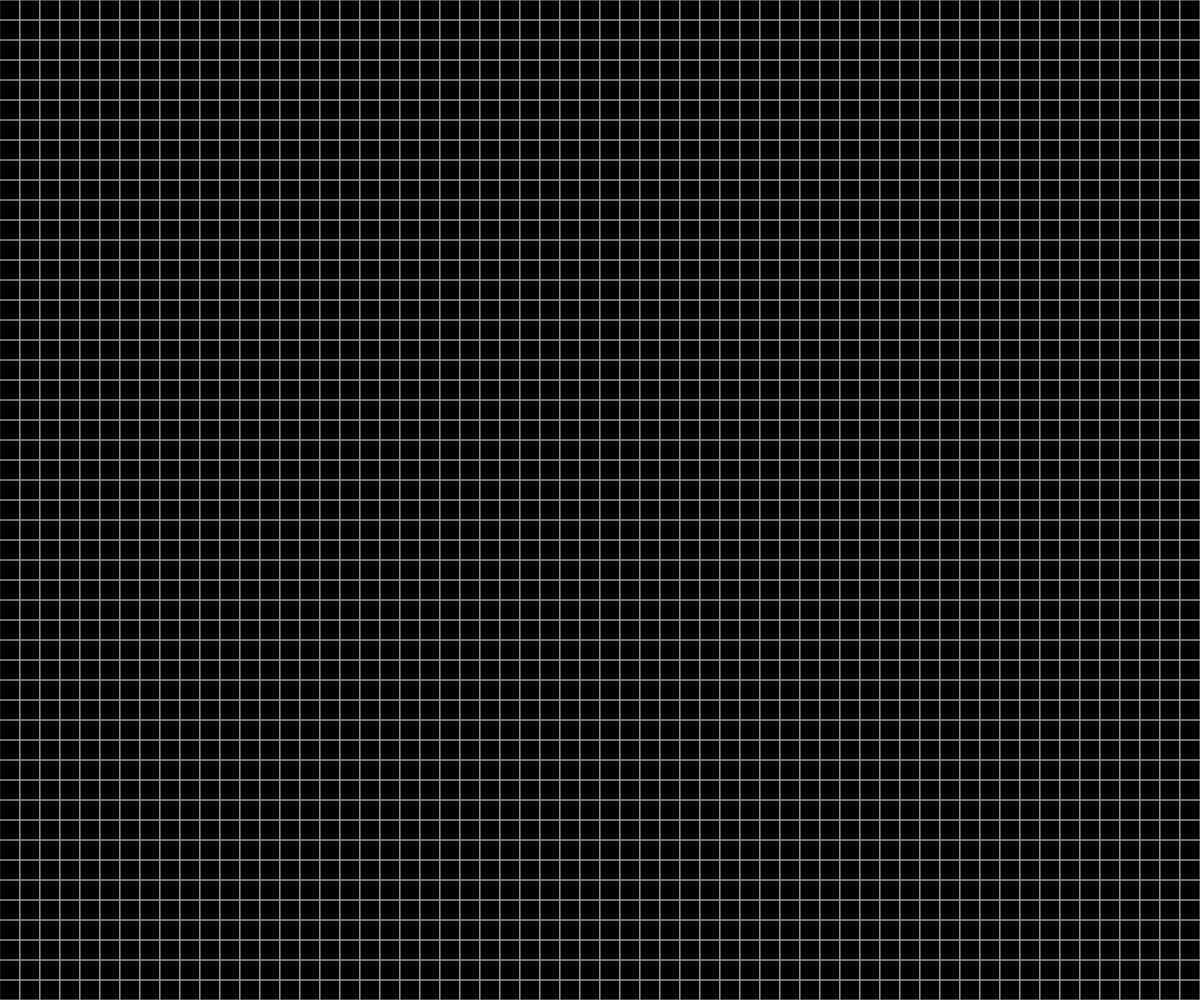
Frame 1 (no input)
Frame 60 (no input): identical to frame 1, image omitted
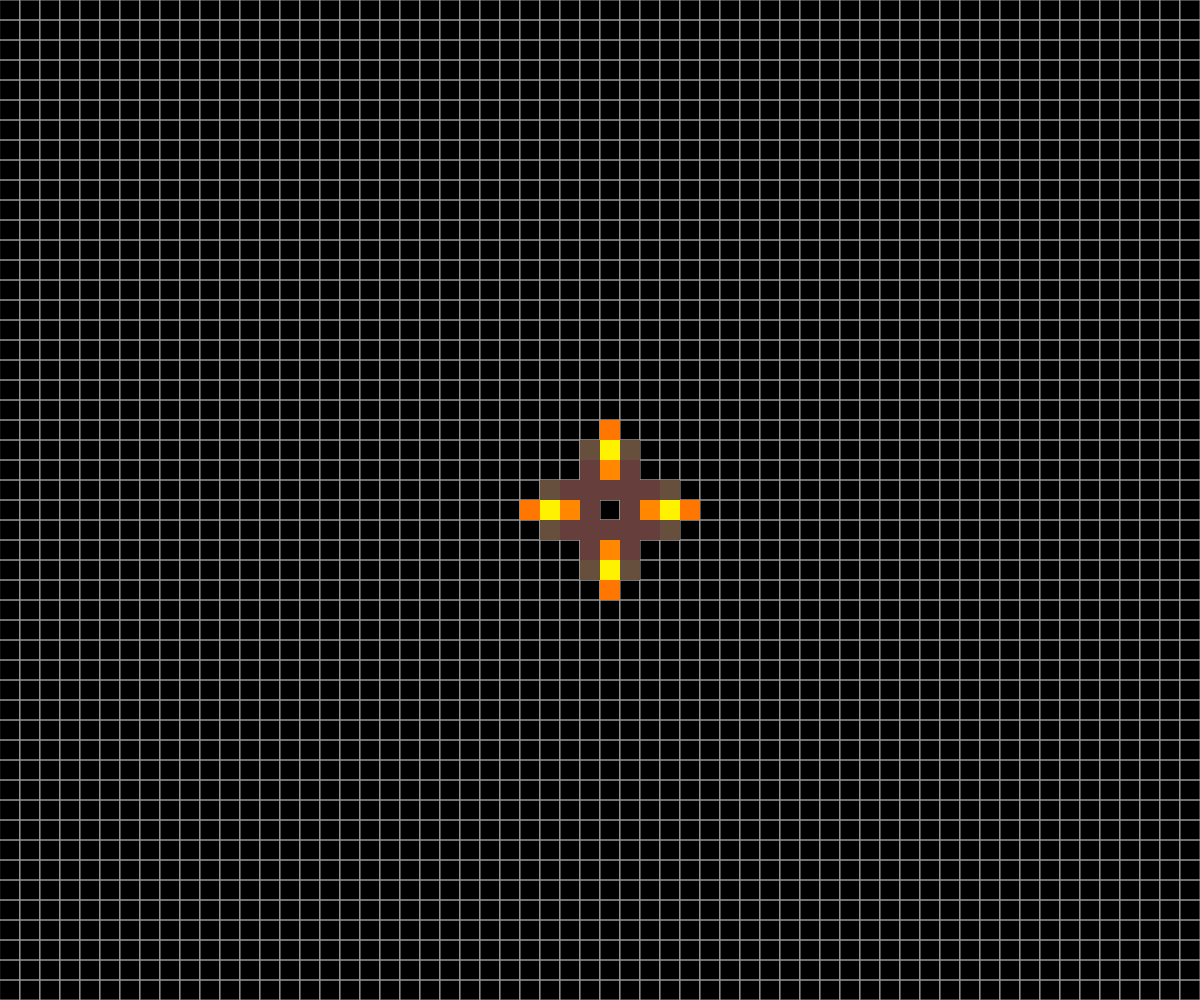
Frame 120 (the mouse pressed at the canvas centre since frame 60)

The p5.js sketch that drew these frames (run headless with seeded random() and noise() and a simulated clock; from frame 60 on, the mouse is pressed at the canvas centre):

// p5.js sketch
// ── sketch.js
let cellSize = 20; // grid cell size
let targetFPS = 60;
let showDeadHistory = true;

let cols, rows;
let grid;
let nextGrid;
let colorGrid; 



let maxPhase = 360; // how many steps in the rainbow cycle

function setup() {
	createCanvas(windowWidth, windowHeight);
	colorMode(HSB, 360, 100, 100);
	frameRate(targetFPS);
	initGrid();
}

function initGrid() {
	cols = floor(width / cellSize);
	rows = floor(height / cellSize);
	grid = makeEmptyGrid(cols, rows);
	nextGrid = makeEmptyGrid(cols, rows);
	colorGrid = makeEmptyGrid(cols, rows);

	for (let x = 0; x < cols; x++) {
		for (let y = 0; y < rows; y++) {
			grid[x][y] = 0;
			colorGrid[x][y] = 0;
		}
	}
}

function makeEmptyGrid(c, r) {
	let arr = new Array(c);
	for (let x = 0; x < c; x++) {
		arr[x] = new Array(r).fill(0);
	}
	return arr;
}

function draw() {
	background(0);

	// update Game of Life state
	updateGameOfLife();

	// Updating colors for each cell
	for (let x = 0; x < cols; x++) {
		for (let y = 0; y < rows; y++) {
			if (grid[x][y] === 1) {
				// Be white si first life
				if (colorGrid[x][y] === 0) {
					colorGrid[x][y] = 1;
				} else {
					colorGrid[x][y] = (colorGrid[x][y] + 1) % (maxPhase + 1);
				}
			}
		}
	}

	// drawing the grid lines (lowkey optional)
	stroke(60);
	noFill();
	for (let x = 0; x < cols; x++) {
		for (let y = 0; y < rows; y++) {
			let px = x * cellSize;
			let py = y * cellSize;
			rect(px, py, cellSize, cellSize);
		}
	}

	// Updating colors and stuff
	noStroke();
	for (let x = 0; x < cols; x++) {
		for (let y = 0; y < rows; y++) {
			let phase = colorGrid[x][y];
			let state = grid[x][y];
			if (phase > 0) {
				let px = x * cellSize;
				let py = y * cellSize;

				if (!showDeadHistory || state === 1) {
					// showDeadHistory is false, keep colors bright
					if (phase === 1) {
						fill(0, 0, 100);
					} else {
						let hue = (phase % 360);
						fill(hue, 100, 100);
					}
				} else {
					// showDeadHistory true, make them disgustingly dull :/
					if (phase === 1) {
						fill(0, 0, 40);
					} else {
						let hue = (phase % 360);
						fill(hue, 40, 40);
					}
				}

				rect(px, py, cellSize, cellSize);
			}
		}
	}
}

// the quirky part, giving life based on the mouse's position
function mousePressed() {
	let gx = floor(mouseX / cellSize);
	let gy = floor(mouseY / cellSize);
	if (gx < 0 || gx >= cols || gy < 0 || gy >= rows) return;

	// turn grid index into a number, then digital root 1..9
	let index = gy * cols + gx + 1;
	console.log(index);
	let dr = digitalRoot(index); // 1..9
	console.log(dr);

	// use digital root as radius: bigger dr = larger seed blob
	for (let dx = -dr; dx <= dr; dx++) {
		for (let dy = -dr; dy <= dr; dy++) {
			let x = (gx + dx + cols) % cols;
			let y = (gy + dy + rows) % rows;
			grid[x][y] = 1;
		}
	}
}

function digitalRoot(n) {
	while (n > 9) {
    let sum = 0;
    // Convert the number to a string to iterate through digits
    const nAsString = String(n);
    for (let i = 0; i < nAsString.length; i++) {
      sum += parseInt(nAsString[i], 10);
    }
    // Update n with the new sum for the next iteration
    n = sum;
  }
  return n;
  	//Optimized version, mais pas assez claire ig
  	// n = Math.abs(n);
	// if (n === 0) return 0;
	// return 1 + ((n - 1) % 9);
}

function updateGameOfLife() {
	for (let x = 0; x < cols; x++) {
		for (let y = 0; y < rows; y++) {
			let state = grid[x][y];
			let neighbors = countNeighbors(x, y);

			// Standard game of life rules
			if (state === 1 && (neighbors < 2 || neighbors > 3)) {
				// dies
				nextGrid[x][y] = 0;
			} else if (state === 0 && neighbors === 3) {
				// birth
				nextGrid[x][y] = 1;
			} else {
				// stays the same
				nextGrid[x][y] = state;
			}
			//tried some modifications, but lowkey messed everything up
		}
	}

	// swap grids
	let tmp = grid;
	grid = nextGrid;
	nextGrid = tmp;
}

function countNeighbors(x, y) {
	let sum = 0;
	for (let i = -1; i <= 1; i++) {
		for (let j = -1; j <= 1; j++) {
			if (i === 0 && j === 0) continue;
			let col = (x + i + cols) % cols;
			let row = (y + j + rows) % rows;
			sum += grid[col][row];
		}
	}
	return sum;
}

function windowResized() {
	resizeCanvas(windowWidth, windowHeight);
	initGrid();
}


// ── sketch_abandonned.js
let mainGrid;
let gridCellSize = 30; 
let maxDepth = 3; // how many GoL levels deep

// camera / zoom controls
let camX = 0;
let camY = 0;
let zoom = 1;
let isPanning = false;
let lastMouseX = 0;
let lastMouseY = 0;
function setup() {
  createCanvas(windowWidth, windowHeight);
  colorMode(HSB, 360, 255, 255, 255);
  rectMode(CORNER);
  frameRate(12);

  let cols = floor(width / gridCellSize);
  let rows = floor(height / gridCellSize);
  mainGrid = new Grid(cols, rows, gridCellSize, 0);
}

function draw() {
  background(220, 20, 15); // dark organic background
  mainGrid.update();
  push();
  translate(camX, camY);
  scale(zoom);
  mainGrid.display();
  pop();
}

// zoom with mouse wheel
function mouseWheel(event) {
  const zoomFactor = 1.05;

  // world coordinates under the mouse before zoom
  const worldX = (mouseX - camX) / zoom;
  const worldY = (mouseY - camY) / zoom;

  if (event.deltaY < 0) {
    zoom *= zoomFactor;
  } else {
    zoom /= zoomFactor;
  }

  // Compute minimum zoom so the whole piece just fits
  // in the window when you are fully zoomed out.
  if (mainGrid) {
    const worldW = mainGrid.cols * mainGrid.size;
    const worldH = mainGrid.rows * mainGrid.size;
    const fitZoomW = width / worldW;
    const fitZoomH = height / worldH;
    const minZoomWorld = Math.min(fitZoomW, fitZoomH);
    const minZoom = Math.min(1, minZoomWorld); // don't force zoom > 1
    zoom = constrain(zoom, minZoom, 20);
  } else {
    zoom = constrain(zoom, 0.25, 20);
  }

  // adjust camera so the point under the mouse stays fixed
  camX = mouseX - worldX * zoom;
  camY = mouseY - worldY * zoom;
  return false; // prevent page scroll
}

// pan with mouse drag
function mousePressed() {
  isPanning = true;
  lastMouseX = mouseX;
  lastMouseY = mouseY;
}

function mouseDragged() {
  if (isPanning) {
    camX += mouseX - lastMouseX;
    camY += mouseY - lastMouseY;
    lastMouseX = mouseX;
    lastMouseY = mouseY;
  }
}

function mouseReleased() {
  isPanning = false;
}


class Grid {
  constructor(cols, rows, size, depth) {
    this.cols = cols;
    this.rows = rows;
    this.size = size;
    this.depth = depth;

    this.cells = [];
    for (let i = 0; i < cols; i++) {
      this.cells[i] = [];
      for (let j = 0; j < rows; j++) {
        this.cells[i][j] = {
          alive: random() < 0.35,
          age: 0,
          decay: 0,
          sub: null
        };
      }
    }

    // Recursive: every cell can contain its own full Game of Life,
    // until we reach maxDepth.
    if (this.depth < maxDepth - 1) {
      const childCols = 3;
      const childRows = 3;
      const childSize = this.size / childCols; // child grid fits exactly in parent cell

      for (let i = 0; i < this.cols; i++) {
        for (let j = 0; j < this.rows; j++) {
          this.cells[i][j].sub = new Grid(childCols, childRows, childSize, this.depth + 1);
        }
      }
    }
  }

  update() {
    // Deeper levels update less frequently to save work:
    // depth 0: every frame, depth 1: every 2nd frame, depth 2: every 4th frame, etc.
    const step = 1 << this.depth;
    if (frameCount % step !== 0) {
      return;
    }

    let next = [];

    for (let i = 0; i < this.cols; i++) {
      next[i] = [];

      for (let j = 0; j < this.rows; j++) {
        let cell = this.cells[i][j];
        let neighbors = this.countNeighbors(i, j);

        let alive = cell.alive;
        let age = cell.age;
        let decay = cell.decay;
        let sub = cell.sub;

        // Classic Conway's Game of Life rules (B3/S23)
        if (alive && (neighbors < 2 || neighbors > 3)) {
          alive = false;
          decay = 8; // fade out
        } 
        else if (!alive && neighbors === 3) {
          alive = true;
          age = 0;
        }

        if (alive) {
          age++;
        } else if (decay > 0) {
          decay--;
        }

        next[i][j] = { alive, age, decay, sub };
      }
    }

    this.cells = next;

    // Update subgrids
    for (let i = 0; i < this.cols; i++) {
      for (let j = 0; j < this.rows; j++) {
        if (this.cells[i][j].sub) {
          this.cells[i][j].sub.update();
        }
      }
    }
  }

  display(offsetX = 0, offsetY = 0) {
    // If this grid is so small on screen that it would
    // draw as less than 1 pixel per cell, skip drawing
    // deeper to keep things fast.
    if (this.size * zoom < 1) {
      return;
    }

    for (let i = 0; i < this.cols; i++) {
      for (let j = 0; j < this.rows; j++) {
        let cell = this.cells[i][j];

        let x = offsetX + i * this.size;
        let y = offsetY + j * this.size;

        // Grid structure (visible but subtle)
        stroke(220, 30, 40, 40);
        noFill();
        rect(x, y, this.size, this.size);

        if (cell.alive || cell.decay > 0) {
          let growth = constrain(cell.age / 8, 0, 1);
          let s = this.size * growth;

          // Organic color shift with depth + age
          let hue = 110 + this.depth * 25;
          let brightness = 200 - cell.age * 4;

          fill(hue, 180, brightness, 180);
          noStroke();

          rect(
            x + (this.size - s) / 2,
            y + (this.size - s) / 2,
            s,
            s
          );
        }

        // Always display the subgrid so you can zoom into it,
        // even if the parent cell is currently dead.
        if (cell.sub) {
          cell.sub.display(x, y);
        }
      }
    }
  }

  countNeighbors(x, y) {
    let sum = 0;

    for (let i = -1; i <= 1; i++) {
      for (let j = -1; j <= 1; j++) {
        let col = (x + i + this.cols) % this.cols;
        let row = (y + j + this.rows) % this.rows;

        if (!(i === 0 && j === 0)) {
          if (this.cells[col][row].alive) {
            sum++;
          }
        }
      }
    }

    return sum;
  }
}
